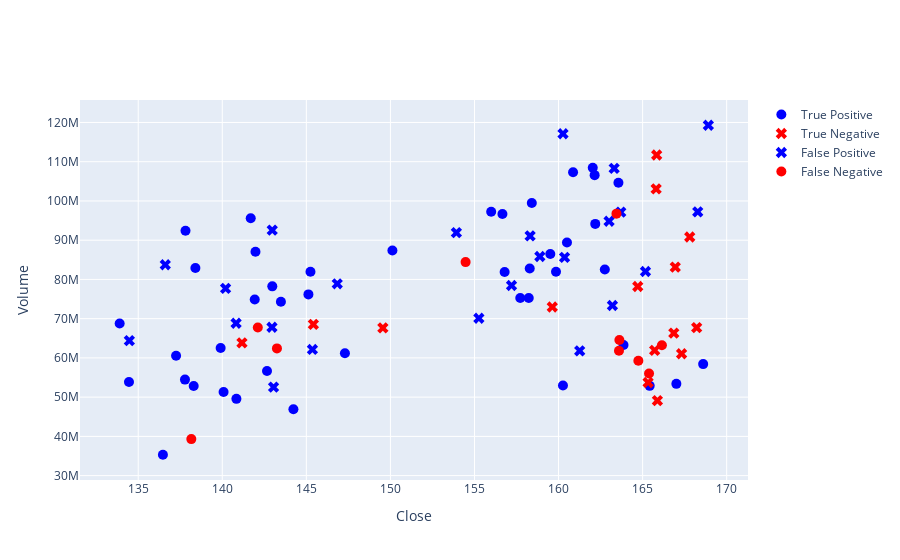

Source (notebook cell):
### Code cell
stacking(
    model_knn15,
    model_dt15,
    df_train_val,
    X_validation,
    y_validation,
    df_evaluation_val,
    df_confusion_val,
    draw_plot=True,
)
